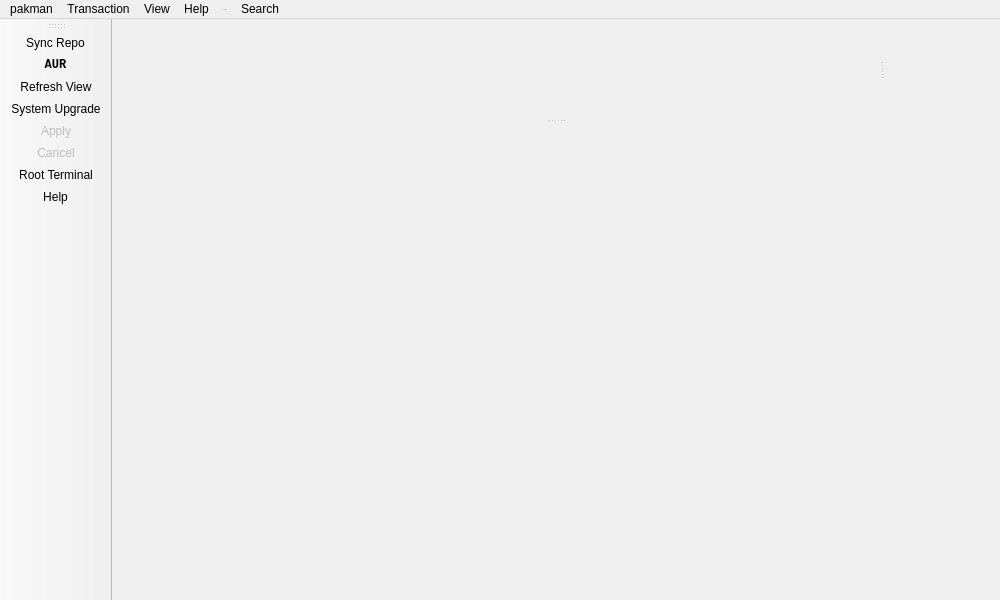
<?xml version="1.0" encoding="UTF-8"?>
<ui version="4.0">
 <class>MainWindow</class>
 <widget class="QMainWindow" name="MainWindow">
  <property name="geometry">
   <rect>
    <x>0</x>
    <y>0</y>
    <width>1000</width>
    <height>600</height>
   </rect>
  </property>
  <property name="windowTitle">
   <string>MainWindow</string>
  </property>
  <property name="locale">
   <locale language="English" country="UnitedStates"/>
  </property>
  <property name="animated">
   <bool>true</bool>
  </property>
  <widget class="QWidget" name="centralWidget">
   <layout class="QVBoxLayout" name="verticalLayout">
    <property name="topMargin">
     <number>0</number>
    </property>
    <property name="bottomMargin">
     <number>0</number>
    </property>
    <item>
     <widget class="QSplitter" name="splitter_2">
      <property name="orientation">
       <enum>Qt::Vertical</enum>
      </property>
      <widget class="QSplitter" name="splitter">
       <property name="orientation">
        <enum>Qt::Horizontal</enum>
       </property>
       <widget class="PackageView" name="packageView" native="true">
        <property name="minimumSize">
         <size>
          <width>720</width>
          <height>100</height>
         </size>
        </property>
       </widget>
       <widget class="GroupBox" name="groupBox" native="true"/>
      </widget>
      <widget class="InfoTabs" name="infoTabs" native="true"/>
     </widget>
    </item>
   </layout>
  </widget>
  <widget class="QMenuBar" name="menuBar">
   <property name="geometry">
    <rect>
     <x>0</x>
     <y>0</y>
     <width>1000</width>
     <height>19</height>
    </rect>
   </property>
   <widget class="QMenu" name="menuFile">
    <property name="locale">
     <locale language="English" country="UnitedStates"/>
    </property>
    <property name="title">
     <string>pakman</string>
    </property>
    <addaction name="actionWhatProvides"/>
    <addaction name="separator"/>
    <addaction name="actionExit"/>
   </widget>
   <widget class="QMenu" name="menuTransaction">
    <property name="locale">
     <locale language="English" country="UnitedStates"/>
    </property>
    <property name="title">
     <string>Transaction</string>
    </property>
    <addaction name="actionApply"/>
    <addaction name="actionCancel"/>
   </widget>
   <widget class="QMenu" name="menuView">
    <property name="locale">
     <locale language="English" country="UnitedStates"/>
    </property>
    <property name="title">
     <string>View</string>
    </property>
    <addaction name="actionShow_Toolbar"/>
    <addaction name="actionPacman_Log_Viewer"/>
   </widget>
   <widget class="QMenu" name="menuHelp">
    <property name="locale">
     <locale language="English" country="UnitedStates"/>
    </property>
    <property name="title">
     <string>Help</string>
    </property>
    <addaction name="actionHelp"/>
    <addaction name="actionAbout"/>
   </widget>
   <widget class="QMenu" name="menuDummy">
    <property name="enabled">
     <bool>false</bool>
    </property>
    <property name="locale">
     <locale language="English" country="UnitedStates"/>
    </property>
    <property name="title">
     <string>-</string>
    </property>
   </widget>
   <widget class="QMenu" name="menuSearch">
    <property name="locale">
     <locale language="English" country="UnitedStates"/>
    </property>
    <property name="title">
     <string>Search</string>
    </property>
    <addaction name="actionSearchByName"/>
    <addaction name="actionSearchByDescription"/>
   </widget>
   <addaction name="menuFile"/>
   <addaction name="menuTransaction"/>
   <addaction name="menuView"/>
   <addaction name="menuHelp"/>
   <addaction name="menuDummy"/>
   <addaction name="menuSearch"/>
  </widget>
  <widget class="QToolBar" name="mainToolBar">
   <property name="windowTitle">
    <string>Toolbar</string>
   </property>
   <attribute name="toolBarArea">
    <enum>LeftToolBarArea</enum>
   </attribute>
   <attribute name="toolBarBreak">
    <bool>false</bool>
   </attribute>
   <addaction name="actionSync_Repo"/>
   <addaction name="actionAUR"/>
   <addaction name="actionRefresh_View"/>
   <addaction name="actionSystem_Upgrade"/>
   <addaction name="actionApply"/>
   <addaction name="actionCancel"/>
   <addaction name="actionRoot_Terminal"/>
   <addaction name="actionHelp"/>
  </widget>
  <action name="actionExit">
   <property name="icon">
    <iconset theme="application-exit">
     <normaloff/>
    </iconset>
   </property>
   <property name="text">
    <string>Exit</string>
   </property>
   <property name="shortcut">
    <string>Ctrl+Q</string>
   </property>
  </action>
  <action name="actionHelp">
   <property name="enabled">
    <bool>true</bool>
   </property>
   <property name="icon">
    <iconset resource="../res/pakman-resource.qrc">
     <normaloff>:/pakman/resource/icons/help.png</normaloff>:/pakman/resource/icons/help.png</iconset>
   </property>
   <property name="text">
    <string>Help</string>
   </property>
   <property name="toolTip">
    <string>Help (F1)</string>
   </property>
   <property name="shortcut">
    <string>F1</string>
   </property>
  </action>
  <action name="actionSync_Repo">
   <property name="enabled">
    <bool>true</bool>
   </property>
   <property name="icon">
    <iconset theme="svn-update">
     <normaloff/>
    </iconset>
   </property>
   <property name="text">
    <string>Sync Repo</string>
   </property>
   <property name="toolTip">
    <string>Sync Repo (Ctrl + Shift + S)</string>
   </property>
   <property name="shortcut">
    <string>Ctrl+Shift+S</string>
   </property>
  </action>
  <action name="actionRefresh_View">
   <property name="icon">
    <iconset theme="view-refresh">
     <normaloff/>
    </iconset>
   </property>
   <property name="text">
    <string>Refresh View</string>
   </property>
   <property name="toolTip">
    <string>Refresh View (F5)</string>
   </property>
   <property name="shortcut">
    <string>F5</string>
   </property>
  </action>
  <action name="actionSystem_Upgrade">
   <property name="enabled">
    <bool>true</bool>
   </property>
   <property name="icon">
    <iconset theme="system-software-update">
     <normaloff/>
    </iconset>
   </property>
   <property name="text">
    <string>System Upgrade</string>
   </property>
   <property name="toolTip">
    <string>System Upgrade (Ctrl + U)</string>
   </property>
   <property name="shortcut">
    <string>Ctrl+U</string>
   </property>
  </action>
  <action name="actionApply">
   <property name="enabled">
    <bool>false</bool>
   </property>
   <property name="icon">
    <iconset theme="run-build-install-root">
     <normaloff/>
    </iconset>
   </property>
   <property name="text">
    <string>Apply</string>
   </property>
  </action>
  <action name="actionCancel">
   <property name="enabled">
    <bool>false</bool>
   </property>
   <property name="icon">
    <iconset theme="dialog-cancel">
     <normaloff/>
    </iconset>
   </property>
   <property name="text">
    <string>Cancel</string>
   </property>
  </action>
  <action name="actionRoot_Terminal">
   <property name="enabled">
    <bool>true</bool>
   </property>
   <property name="icon">
    <iconset theme="utilities-terminal">
     <normaloff/>
    </iconset>
   </property>
   <property name="text">
    <string>Root Terminal</string>
   </property>
  </action>
  <action name="actionShow_Toolbar">
   <property name="checkable">
    <bool>true</bool>
   </property>
   <property name="text">
    <string>Show Toolbar</string>
   </property>
   <property name="shortcut">
    <string>Alt+.</string>
   </property>
  </action>
  <action name="actionSearchByName">
   <property name="checkable">
    <bool>true</bool>
   </property>
   <property name="text">
    <string>By name</string>
   </property>
  </action>
  <action name="actionSearchByDescription">
   <property name="checkable">
    <bool>true</bool>
   </property>
   <property name="text">
    <string>By description</string>
   </property>
  </action>
  <action name="actionAbout">
   <property name="icon">
    <iconset theme="help-about">
     <normaloff/>
    </iconset>
   </property>
   <property name="text">
    <string>About</string>
   </property>
  </action>
  <action name="actionWhatProvides">
   <property name="enabled">
    <bool>true</bool>
   </property>
   <property name="icon">
    <iconset theme="system-search">
     <normaloff/>
    </iconset>
   </property>
   <property name="text">
    <string>What provides me ...</string>
   </property>
  </action>
  <action name="actionPacman_Log_Viewer">
   <property name="enabled">
    <bool>false</bool>
   </property>
   <property name="text">
    <string>Pacman Log Viewer</string>
   </property>
  </action>
  <action name="actionAUR">
   <property name="text">
    <string>AUR</string>
   </property>
   <property name="toolTip">
    <string>Sync AUR</string>
   </property>
   <property name="font">
    <font>
     <family>Liberation Mono</family>
     <weight>75</weight>
     <bold>true</bold>
    </font>
   </property>
  </action>
 </widget>
 <layoutdefault spacing="6" margin="11"/>
 <customwidgets>
  <customwidget>
   <class>PackageView</class>
   <extends>QWidget</extends>
   <header>src/ui/packageview.h</header>
   <container>1</container>
  </customwidget>
  <customwidget>
   <class>GroupBox</class>
   <extends>QWidget</extends>
   <header>src/ui/groupbox.h</header>
   <container>1</container>
  </customwidget>
  <customwidget>
   <class>InfoTabs</class>
   <extends>QWidget</extends>
   <header>src/ui/infotabs.h</header>
   <container>1</container>
  </customwidget>
 </customwidgets>
 <resources>
  <include location="../res/pakman-resource.qrc"/>
 </resources>
 <connections>
  <connection>
   <sender>actionExit</sender>
   <signal>triggered()</signal>
   <receiver>MainWindow</receiver>
   <slot>close()</slot>
   <hints>
    <hint type="sourcelabel">
     <x>-1</x>
     <y>-1</y>
    </hint>
    <hint type="destinationlabel">
     <x>499</x>
     <y>299</y>
    </hint>
   </hints>
  </connection>
  <connection>
   <sender>mainToolBar</sender>
   <signal>visibilityChanged(bool)</signal>
   <receiver>actionShow_Toolbar</receiver>
   <slot>setChecked(bool)</slot>
   <hints>
    <hint type="sourcelabel">
     <x>980</x>
     <y>298</y>
    </hint>
    <hint type="destinationlabel">
     <x>-1</x>
     <y>-1</y>
    </hint>
   </hints>
  </connection>
 </connections>
</ui>
